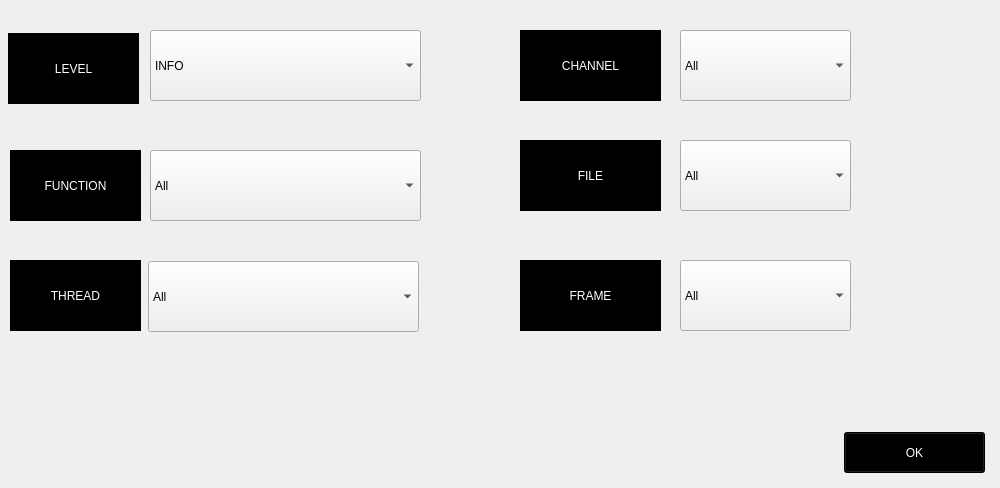
<?xml version="1.0" encoding="UTF-8"?>
<ui version="4.0">
 <class>Setting</class>
 <widget class="QWidget" name="Setting">
  <property name="geometry">
   <rect>
    <x>0</x>
    <y>0</y>
    <width>1000</width>
    <height>488</height>
   </rect>
  </property>
  <property name="windowTitle">
   <string>Setting</string>
  </property>
  <property name="styleSheet">
   <string notr="true"/>
  </property>
  <widget class="QLabel" name="label">
   <property name="geometry">
    <rect>
     <x>8</x>
     <y>33</y>
     <width>131</width>
     <height>71</height>
    </rect>
   </property>
   <property name="font">
    <font>
     <pointsize>9</pointsize>
    </font>
   </property>
   <property name="styleSheet">
    <string notr="true">color: rgb(255, 255, 255);
background-color: rgb(0, 0, 0);</string>
   </property>
   <property name="text">
    <string>LEVEL</string>
   </property>
   <property name="alignment">
    <set>Qt::AlignCenter</set>
   </property>
  </widget>
  <widget class="QComboBox" name="levelBox">
   <property name="geometry">
    <rect>
     <x>150</x>
     <y>30</y>
     <width>271</width>
     <height>71</height>
    </rect>
   </property>
   <item>
    <property name="text">
     <string>INFO</string>
    </property>
   </item>
   <item>
    <property name="text">
     <string>WARN</string>
    </property>
   </item>
   <item>
    <property name="text">
     <string>ERROR</string>
    </property>
   </item>
   <item>
    <property name="text">
     <string>DEBUG</string>
    </property>
   </item>
  </widget>
  <widget class="QComboBox" name="channelNo">
   <property name="geometry">
    <rect>
     <x>680</x>
     <y>30</y>
     <width>171</width>
     <height>71</height>
    </rect>
   </property>
   <item>
    <property name="text">
     <string>All</string>
    </property>
   </item>
  </widget>
  <widget class="QLabel" name="label_2">
   <property name="geometry">
    <rect>
     <x>520</x>
     <y>30</y>
     <width>141</width>
     <height>71</height>
    </rect>
   </property>
   <property name="font">
    <font>
     <pointsize>9</pointsize>
    </font>
   </property>
   <property name="styleSheet">
    <string notr="true">color: rgb(255, 255, 255);
background-color: rgb(0, 0, 0);</string>
   </property>
   <property name="text">
    <string>CHANNEL</string>
   </property>
   <property name="alignment">
    <set>Qt::AlignCenter</set>
   </property>
  </widget>
  <widget class="QPushButton" name="ok">
   <property name="geometry">
    <rect>
     <x>844</x>
     <y>432</y>
     <width>141</width>
     <height>41</height>
    </rect>
   </property>
   <property name="styleSheet">
    <string notr="true">color: rgb(255, 255, 255);
background-color: rgb(0, 0, 0);
</string>
   </property>
   <property name="text">
    <string>OK</string>
   </property>
  </widget>
  <widget class="QLabel" name="label_3">
   <property name="geometry">
    <rect>
     <x>10</x>
     <y>150</y>
     <width>131</width>
     <height>71</height>
    </rect>
   </property>
   <property name="styleSheet">
    <string notr="true">color: rgb(255, 255, 255);
background-color: rgb(0, 0, 0);</string>
   </property>
   <property name="text">
    <string>FUNCTION</string>
   </property>
   <property name="alignment">
    <set>Qt::AlignCenter</set>
   </property>
  </widget>
  <widget class="QLabel" name="label_4">
   <property name="geometry">
    <rect>
     <x>520</x>
     <y>140</y>
     <width>141</width>
     <height>71</height>
    </rect>
   </property>
   <property name="styleSheet">
    <string notr="true">color: rgb(255, 255, 255);
background-color: rgb(0, 0, 0);</string>
   </property>
   <property name="text">
    <string>FILE</string>
   </property>
   <property name="alignment">
    <set>Qt::AlignCenter</set>
   </property>
  </widget>
  <widget class="QComboBox" name="functionsNames">
   <property name="geometry">
    <rect>
     <x>150</x>
     <y>150</y>
     <width>271</width>
     <height>71</height>
    </rect>
   </property>
   <item>
    <property name="text">
     <string>All</string>
    </property>
   </item>
  </widget>
  <widget class="QComboBox" name="filesNames">
   <property name="geometry">
    <rect>
     <x>680</x>
     <y>140</y>
     <width>171</width>
     <height>71</height>
    </rect>
   </property>
   <item>
    <property name="text">
     <string>All</string>
    </property>
   </item>
  </widget>
  <widget class="QLabel" name="label_5">
   <property name="geometry">
    <rect>
     <x>10</x>
     <y>260</y>
     <width>131</width>
     <height>71</height>
    </rect>
   </property>
   <property name="styleSheet">
    <string notr="true">color: rgb(255, 255, 255);
background-color: rgb(0, 0, 0);</string>
   </property>
   <property name="text">
    <string>THREAD</string>
   </property>
   <property name="alignment">
    <set>Qt::AlignCenter</set>
   </property>
  </widget>
  <widget class="QLabel" name="label_6">
   <property name="geometry">
    <rect>
     <x>520</x>
     <y>260</y>
     <width>141</width>
     <height>71</height>
    </rect>
   </property>
   <property name="styleSheet">
    <string notr="true">color: rgb(255, 255, 255);
background-color: rgb(0, 0, 0);</string>
   </property>
   <property name="text">
    <string>FRAME</string>
   </property>
   <property name="alignment">
    <set>Qt::AlignCenter</set>
   </property>
  </widget>
  <widget class="QComboBox" name="threadNo">
   <property name="geometry">
    <rect>
     <x>148</x>
     <y>261</y>
     <width>271</width>
     <height>71</height>
    </rect>
   </property>
   <item>
    <property name="text">
     <string>All</string>
    </property>
   </item>
  </widget>
  <widget class="QComboBox" name="frameNo">
   <property name="geometry">
    <rect>
     <x>680</x>
     <y>260</y>
     <width>171</width>
     <height>71</height>
    </rect>
   </property>
   <item>
    <property name="text">
     <string>All</string>
    </property>
   </item>
  </widget>
 </widget>
 <layoutdefault spacing="6" margin="11"/>
 <resources/>
 <connections/>
</ui>
